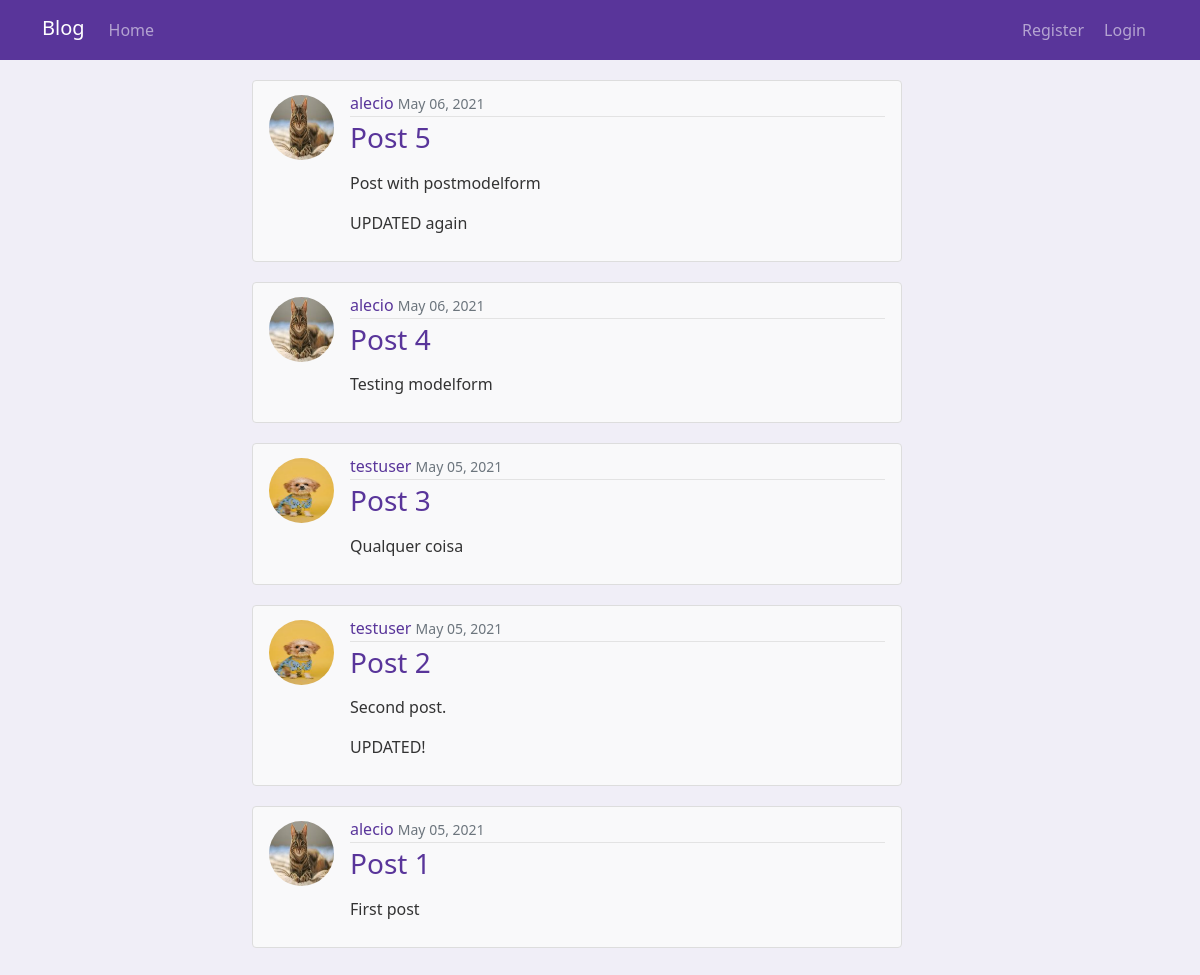
The app's page /, older data.
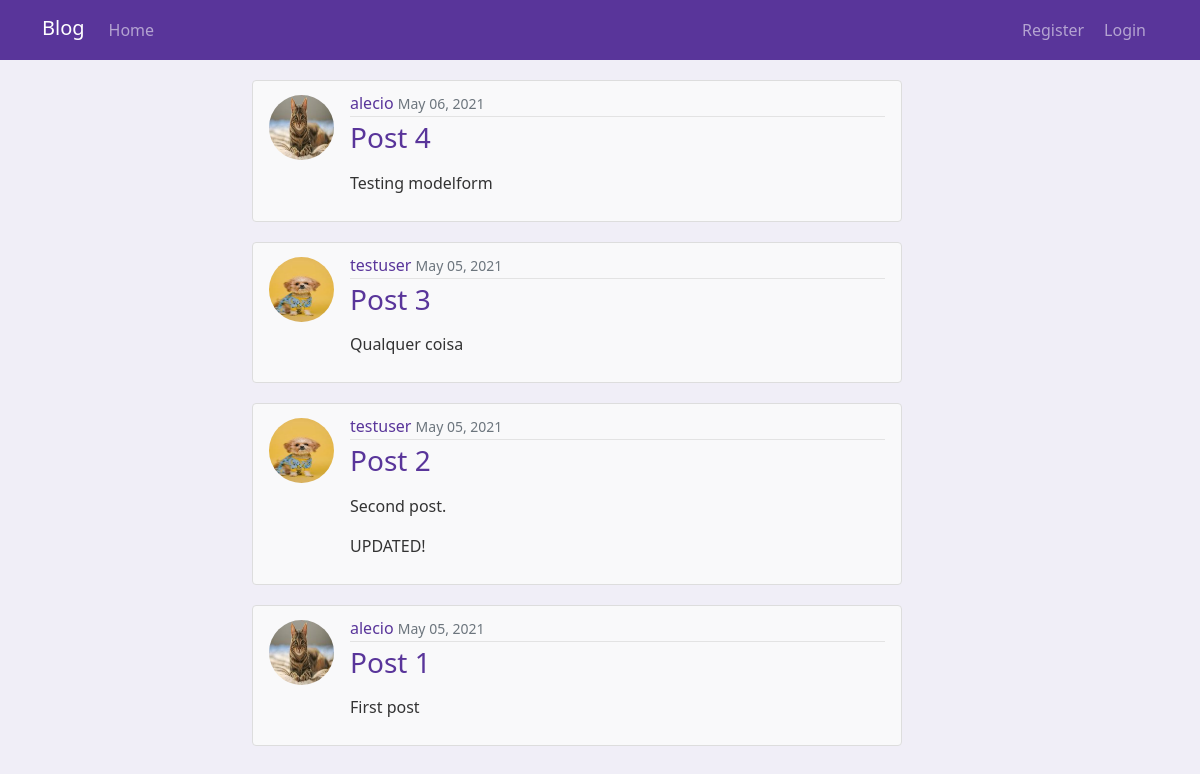
The same page, newer data.
### posts/models.py (models this page shows, shortened)
class Post(models.Model):
    author = models.ForeignKey(User, on_delete=models.CASCADE)
    title = models.CharField(max_length=100)
    content = models.TextField(max_length=200)
    pub_date = models.DateTimeField(auto_now_add=True)

### useraccounts/models.py (models this page shows, shortened)
class Profile(models.Model):
    user = models.OneToOneField(User, on_delete=models.CASCADE)
    bio = models.TextField(max_length=500, blank=True, null=True)
    profile_pic = models.ImageField(upload_to='profile_pictures', default='avatar.jfif')

### posts/views.py (the view)
# urls.py: path('', home_view, name='home'),
def home_view(request):
    posts = Post.objects.all()
    reverse_ordered_posts = Post.objects.order_by("-pub_date")
    context = {
        'posts': reverse_ordered_posts
        }
    return render(request, 'home.html', context=context)

### templates/home.html
{% extends "base.html" %}
{% load static %}
{% block content %}
    {% for post in posts %}
        <article class="content-section d-flex">
          <img class="flex-shrink-0 me-3 mt-1 rounded-circle" style="width:65px;height:65px;" src="{{ post.author.profile.profile_pic.url }}" alt="Profile picture">
          <div class="w-100">
            <div class="post-metadata">
              <a class="link-purple-600 text-decoration-none" href="/profile/{{ post.author.username }}/">{{ post.author.username }}</a>
              <small class="text-muted">{{ post.pub_date|date:"F d, Y" }}</small>
            </div>
            <h3><a class="title link-purple-600 text-decoration-none" href="/{{ post.pk }}/">{{ post.title }}</a></h3>
            <p class="post-content text-purple-400">{{ post.content|linebreaks }}</p>
          </div>
        </article>
    {% endfor %}
{% endblock content %}

### templates/base.html (shortened to what this page needs)
{% load static %}
<!doctype html>
<html lang="en">
    <head>
        <link href="https://cdn.jsdelivr.net/npm/bootstrap@5.0.0-beta3/dist/css/bootstrap.min.css" rel="stylesheet">
        <link rel="stylesheet" type="text/css" href="{% static 'css/main.css' %}">
    </head>
    <body>
        <nav class="navbar navbar-expand-md navbar-dark fixed-top bg-purple-600">
            <div class="container">
                <a class="navbar-brand mb-1" href="/">Blog</a>
                <div class="collapse navbar-collapse navbar-display-flex" id="navbarCollapse">
                    <ul class="navbar-nav me-auto mb-2 mb-md-0">
                        <li class="">
                            <a class="nav-link" aria-current="page" href="/">Home</a>
                    </ul>
                    <ul class="navbar-nav mb-md-0">
                        {% if request.user.is_authenticated %}
                            <li class="nav-item">
                                <a class="nav-link" href="/new/">New Post</a>
                            </li>
                            <!-- <a href="/profile/settings/">
                                <button class="btn p-0">
                                    <img class="flex-shrink-0 rounded-circle" style="width:40px;height:40px;" src="{{ user.profile.profile_pic.url }}" alt="Profile picture">
                                </button>
                            </a> -->
                            <li class="nav-item dropdown">
                                <a class="nav-link dropdown-toggle p-0" href="#" id="dropdown07" data-bs-toggle="dropdown" aria-expanded="false">
                                    <button class="btn p-0">
                                        <img class="flex-shrink-0 rounded-circle" style="width:40px;height:40px;" src="{{ user.profile.profile_pic.url }}" alt="Profile picture">
                                    </button>
                                </a>
                                <ul class="dropdown-menu py-1" aria-labelledby="dropdown07">
                                    <li class="pb-1 border-bottom"><p class="dropdown-item mb-0">Signed in as {{ user.username }}</p></li>
                                    <li><a class="dropdown-item" href="/profile/settings/">Profile</a></li>
                                    <li><a class="dropdown-item" href="/logout/">Logout</a></li>
                                </ul>
                            </li>
                        {% else %}
                            <li class="nav-item">
                                <a class="nav-link me-1" href="/register/">Register</a>
                            </li>
                            <li class="nav-item">
                                <a class="nav-link me-1" href="/login/">Login</a>
                            </li>
                        {% endif %}
                    </ul>
                </div>
            </div>
        </nav>
        <main class="container justify-content-center">
            <div class="col-8 offset-2 ps-4">
                {% block content %}{% endblock %}
            </div>
            <div class="col-5 offset-3 ps-5 pt-5">
            </div>
        </main>
    </body>
</html>

### static/css/main.css (style rules this page uses)
body { background: #f0eef7; color: #333333; margin-top: 5rem; height: 100%; z-index: 0; }
.content-section { background: #f9f9fa; padding: 10px 16px; border: 1px solid #dddddd; border-radius: 4px; margin-bottom: 20px; max-width: 650px; }
.nav-link { margin: 30px, 30px; }
.navbar-display-flex { display: flex; justify-content: space-between; }
.post-metadata { padding-bottom: 1px; margin-bottom: 4px; border-bottom: 1px solid #e3e3e3; }
.title { font-weight: 500; }
.bg-purple-600 { color: #fff; background-color: #59359a; }
.text-purple-400, .link-purple-400 { color: #8c68cd; }
.text-purple-600, .link-purple-600 { color:#59359a; }

Row changes from the older to the newer data that the page shows:
removed Post: author.profile.profile_pic (picture), author.username "alecio", pub_date "May 06, 2021", title "Post 5", content "Post with postmodelform UPDATED again"
